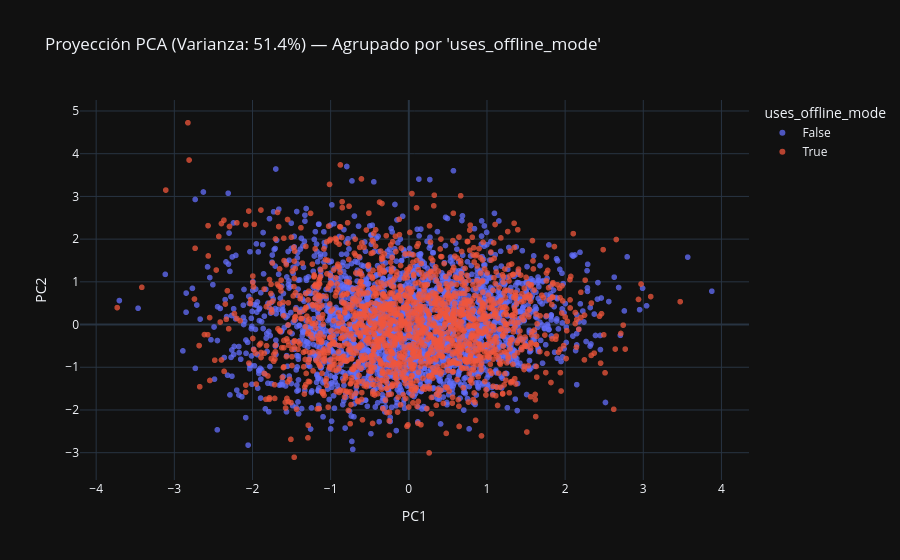

The notebook cell saved with this chart:
### Code cell
red_model.graficar(metodo='pca', color_col='uses_offline_mode')
red_model.graficar(metodo='tsne', color_col='uses_offline_mode')
red_model.graficar(metodo='umap', color_col='uses_offline_mode')

### Figure 1 — Plotly figure (JSON) as saved in the notebook; plotly's stock layout.template omitted (floating-point values rounded to 4 significant figures; data arrays with more than 128 entries replaced by an {"elided": "..."} marker saying what was removed)
{"data": [{"hovertemplate": "uses_offline_mode=False<br>PC1=%{x}<br>PC2=%{y}<extra></extra>", "legendgroup": "False", "marker": {"color": "#636efa", "opacity": 0.75, "symbol": "circle"}, "mode": "markers", "name": "False", "showlegend": true, "x": {"elided": "2290 float values"}, "xaxis": "x", "y": {"elided": "2290 float values"}, "yaxis": "y", "type": "scattergl"}, {"hovertemplate": "uses_offline_mode=True<br>PC1=%{x}<br>PC2=%{y}<extra></extra>", "legendgroup": "True", "marker": {"color": "#EF553B", "opacity": 0.75, "symbol": "circle"}, "mode": "markers", "name": "True", "showlegend": true, "x": {"elided": "1710 float values"}, "xaxis": "x", "y": {"elided": "1710 float values"}, "yaxis": "y", "type": "scattergl"}], "layout": {"xaxis": {"anchor": "y", "domain": [0.0, 1.0], "title": {"text": "PC1"}}, "yaxis": {"anchor": "x", "domain": [0.0, 1.0], "title": {"text": "PC2"}}, "legend": {"title": {"text": "uses_offline_mode"}, "tracegroupgap": 0}, "title": {"text": "Proyección PCA (Varianza: 51.4%) — Agrupado por 'uses_offline_mode'"}}}
